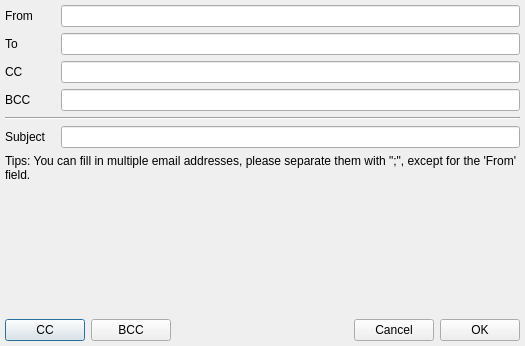
<?xml version="1.0" encoding="UTF-8"?>
<ui version="4.0">
 <class>EMailMetaDataDialog</class>
 <widget class="QDialog" name="EMailMetaDataDialog">
  <property name="geometry">
   <rect>
    <x>0</x>
    <y>0</y>
    <width>525</width>
    <height>346</height>
   </rect>
  </property>
  <property name="cursor">
   <cursorShape>ArrowCursor</cursorShape>
  </property>
  <property name="contextMenuPolicy">
   <enum>Qt::ContextMenuPolicy::NoContextMenu</enum>
  </property>
  <property name="windowTitle">
   <string>Message</string>
  </property>
  <property name="sizeGripEnabled">
   <bool>false</bool>
  </property>
  <property name="modal">
   <bool>false</bool>
  </property>
  <layout class="QGridLayout" name="gridLayout">
   <property name="leftMargin">
    <number>5</number>
   </property>
   <property name="topMargin">
    <number>5</number>
   </property>
   <property name="rightMargin">
    <number>5</number>
   </property>
   <property name="bottomMargin">
    <number>5</number>
   </property>
   <item row="1" column="0">
    <layout class="QVBoxLayout" name="verticalLayout">
     <item>
      <layout class="QHBoxLayout" name="horizontalLayout_8">
       <item>
        <widget class="QLabel" name="senderLabel">
         <property name="minimumSize">
          <size>
           <width>50</width>
           <height>0</height>
          </size>
         </property>
         <property name="text">
          <string>From</string>
         </property>
         <property name="margin">
          <number>5</number>
         </property>
        </widget>
       </item>
       <item>
        <widget class="QLineEdit" name="fromEdit"/>
       </item>
      </layout>
     </item>
     <item>
      <layout class="QHBoxLayout" name="horizontalLayout_2">
       <item>
        <widget class="QLabel" name="recipientLabel">
         <property name="minimumSize">
          <size>
           <width>50</width>
           <height>0</height>
          </size>
         </property>
         <property name="text">
          <string>To</string>
         </property>
         <property name="margin">
          <number>5</number>
         </property>
        </widget>
       </item>
       <item>
        <widget class="QLineEdit" name="toEdit"/>
       </item>
      </layout>
     </item>
     <item>
      <layout class="QHBoxLayout" name="horizontalLayout_3">
       <item>
        <widget class="QLabel" name="ccLabel">
         <property name="minimumSize">
          <size>
           <width>50</width>
           <height>0</height>
          </size>
         </property>
         <property name="text">
          <string>CC</string>
         </property>
         <property name="margin">
          <number>5</number>
         </property>
        </widget>
       </item>
       <item>
        <widget class="QLineEdit" name="ccEdit"/>
       </item>
      </layout>
     </item>
     <item>
      <layout class="QHBoxLayout" name="horizontalLayout_5">
       <item>
        <widget class="QLabel" name="bccLabel">
         <property name="minimumSize">
          <size>
           <width>50</width>
           <height>0</height>
          </size>
         </property>
         <property name="text">
          <string>BCC</string>
         </property>
         <property name="margin">
          <number>5</number>
         </property>
        </widget>
       </item>
       <item>
        <widget class="QLineEdit" name="bccEdit"/>
       </item>
      </layout>
     </item>
     <item>
      <widget class="Line" name="line_3">
       <property name="orientation">
        <enum>Qt::Orientation::Horizontal</enum>
       </property>
      </widget>
     </item>
     <item>
      <layout class="QHBoxLayout" name="horizontalLayout">
       <item>
        <widget class="QLabel" name="subjectLabel">
         <property name="minimumSize">
          <size>
           <width>50</width>
           <height>0</height>
          </size>
         </property>
         <property name="text">
          <string>Subject</string>
         </property>
         <property name="margin">
          <number>5</number>
         </property>
        </widget>
       </item>
       <item>
        <widget class="QLineEdit" name="subjectEdit">
         <property name="minimumSize">
          <size>
           <width>0</width>
           <height>0</height>
          </size>
         </property>
        </widget>
       </item>
      </layout>
     </item>
     <item>
      <widget class="QLabel" name="tipsLabel">
       <property name="text">
        <string>Tips: You can fill in multiple email addresses, please separate them with &quot;;&quot;, except for the 'From' field.</string>
       </property>
       <property name="wordWrap">
        <bool>true</bool>
       </property>
      </widget>
     </item>
     <item>
      <spacer name="verticalSpacer">
       <property name="orientation">
        <enum>Qt::Orientation::Vertical</enum>
       </property>
       <property name="sizeHint" stdset="0">
        <size>
         <width>20</width>
         <height>40</height>
        </size>
       </property>
      </spacer>
     </item>
     <item>
      <widget class="QLabel" name="errorLabel">
       <property name="text">
        <string/>
       </property>
      </widget>
     </item>
     <item>
      <layout class="QHBoxLayout" name="horizontalLayout_7">
       <item>
        <widget class="QPushButton" name="ccButton">
         <property name="text">
          <string>CC</string>
         </property>
        </widget>
       </item>
       <item>
        <widget class="QPushButton" name="bccButton">
         <property name="text">
          <string>BCC</string>
         </property>
        </widget>
       </item>
       <item>
        <spacer name="horizontalSpacer">
         <property name="orientation">
          <enum>Qt::Orientation::Horizontal</enum>
         </property>
         <property name="sizeHint" stdset="0">
          <size>
           <width>40</width>
           <height>20</height>
          </size>
         </property>
        </spacer>
       </item>
       <item>
        <widget class="QPushButton" name="cancelButton">
         <property name="text">
          <string>Cancel</string>
         </property>
        </widget>
       </item>
       <item alignment="Qt::AlignmentFlag::AlignRight">
        <widget class="QPushButton" name="okButton">
         <property name="text">
          <string>OK</string>
         </property>
        </widget>
       </item>
      </layout>
     </item>
    </layout>
   </item>
  </layout>
 </widget>
 <resources/>
 <connections/>
</ui>
